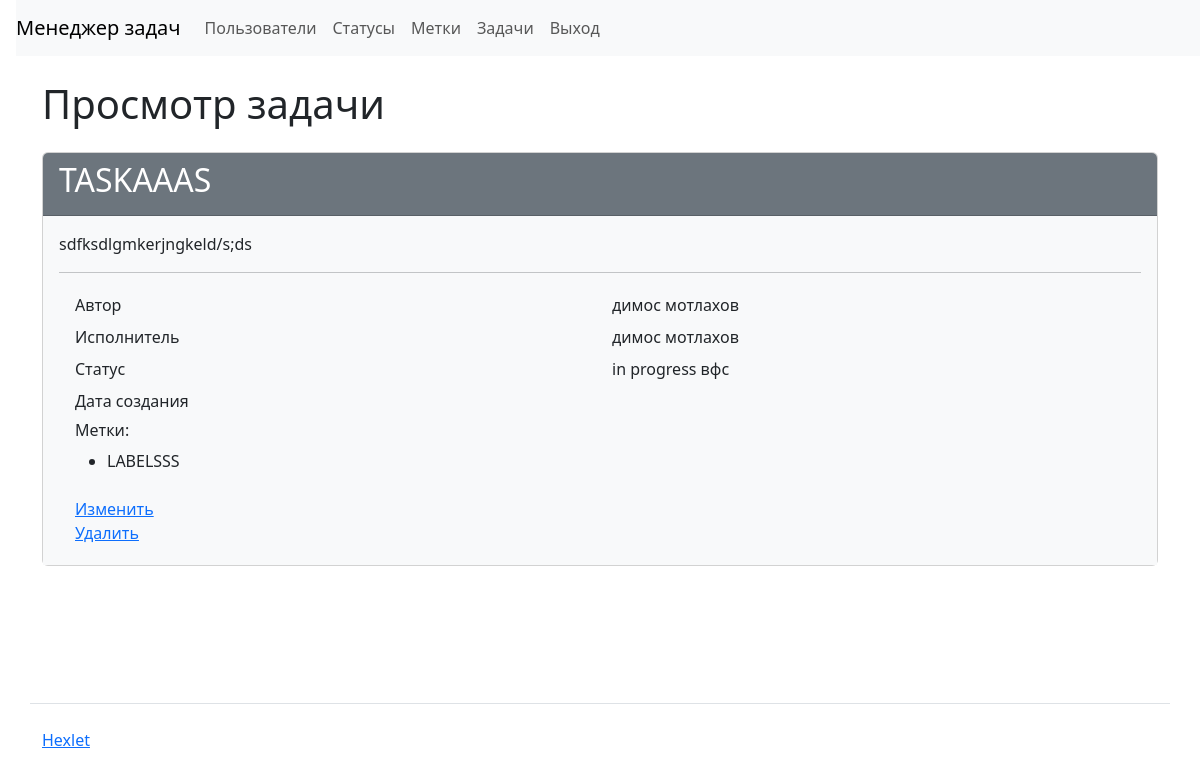
Page /tasks/tasks/1/ (signed in) on the committed database.
### task_manager/tasks/models.py (models this page shows, shortened)
class Task(models.Model):
    name = models.CharField(
        max_length=100,
        verbose_name=_("Name"),
        unique=True,
    )
    description = models.CharField(
        max_length=1000,
        verbose_name=_("Description"),
        blank=True,
    )
    creator = models.ForeignKey(
        User,
        on_delete=models.PROTECT,
        verbose_name=_("Creator"),
        related_name="creator"
    )
    executor = models.ForeignKey(
        User,
        on_delete=models.PROTECT,
        null=True,
        blank=True,
        verbose_name=_("Executor"),
        related_name="executor"
    )
    status = models.ForeignKey(
        Status,
        on_delete=models.PROTECT,
        verbose_name=_("Status"),
        related_name="status",
    )
    labels = models.ManyToManyField(
        Label,
        through="TasksRelationLabels",
        blank=True,
        verbose_name=_("Labels"),
        related_name="labels",
    )
    created_at = models.DateTimeField(
        auto_now_add=True,
        verbose_name=_("Date of creation")
    )
    class Meta:
        verbose_name = _("Task")
        verbose_name_plural = _("Tasks")

### task_manager/users/models.py (models this page shows)
class User(AbstractUser):
    def __str__(self):
        return self.get_full_name()
    class Meta:
        verbose_name = _("User")
        verbose_name_plural = _("Users")

### task_manager/statuses/models.py (models this page shows)
class Status(models.Model):
    name = models.CharField(
        max_length=200,
        verbose_name=_("Name"),
        unique=True,
    )
    created_at = models.DateTimeField(
        auto_now_add=True,
        verbose_name=_("Creation date"),
    )
    def __str__(self):
        return self.name
    class Meta:
        verbose_name = _("Status")
        verbose_name_plural = _("Statuses")

### task_manager/labels/models.py (models this page shows)
class Label(models.Model):
    name = models.CharField(
        verbose_name=_("Name"),
        max_length=150,
        unique=True
    )
    created_at = models.DateTimeField(
        verbose_name=_("Creation date"),
        auto_now_add=True
    )
    def __str__(self):
        return self.name
    class Meta:
        verbose_name = _("Label")
        verbose_name_plural = _("Labels")

### task_manager/tasks/views.py (the view)
# urls.py: path('tasks/<int:pk>/', views.DetailTaskView.as_view(), name='show_task' ),
class DetailTaskView(CustomLoginMixin, SuccessMessageMixin, DetailView):
    template_name = "tasks/show.html"
    model = Task

### task_manager/mixins.py (called while the page is built)
    def dispatch(self, request, *args, **kwargs):
        if not request.user.is_authenticated:
            message = _("You are not authorized! Please log in")
            messages.error(request, message)
            return redirect(self.login_url)
        return super().dispatch(request, *args, **kwargs)

### task_manager/templates/tasks/show.html
{% extends "base.html" %}
{% load i18n %}
{% block content %}
  <main>
    <h1 class="my-4">{% translate "View task" %}</h1>
    <div class="card">
      <div class="card-header bg-secondary text-white">
        <h2>{{ task.name }}</h2>
      </div>
      <div class="card-body bg-light">
        <p>{{ task.description }}</p>
        <hr>
        <div class="container">
          <div class="row p-1">
            <div class="col">{% translate "Author" %}</div>
            <div class="col">{{ task.creator }}</div>
          </div>
          <div class="row p-1">
            <div class="col">{% translate "Executor" %}</div>
            <div class="col">{{ task.executor }}</div>
          </div>
          <div class="row p-1">
            <div class="col">{% translate "Status" %}</div>
            <div class="col">{{ task.status }}</div>
          </div>
          <div class="row p-1">
            <div class="col">{% translate "Create date" %}</div>
            <div class="col">{{ task.timestamp }}</div>
          </div>
          <div class="row p-1">
            <div class="col">
              <h6>{% translate "Labels" %}:</h6>
              <ul>
                {% for label in task.labels.all %}
                  <li>{{ label }}</li>
                {% endfor %}
              </ul>
            </div>
          </div>
          <div class="row p-1">
            <div class="col">
              <a href="{% url 'task_update' task.id %}">{% translate "Change" %}</a>
              <br>
              <a href="{% url 'task_delete' task.id %}">{% translate "Delete" %}</a>
            </div>
          </div>
        </div>
      </div>
    </div>
  </main>
{% endblock %}

### rows in the picture
Task: name "TASKAAAS", description "sdfksdlgmkerjngkeld/s;ds", creator "димос мотлахов", executor "димос мотлахов", status "in progress вфc"
Label: name "LABELSSS"
